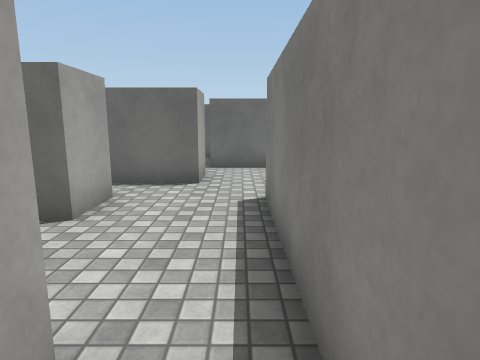
view 1 (above)

24 first-person views from a walk through a scene from a Unity 3-D project. The camera is 1.4 m above the floor, tilts 10° down and sees 75° across. The floor is counted in squares, 1 m on a side. Each view is taken from the middle of a square. On the plan, view 1 faces up. The plan holds only what a view shows up to about 14 squares ahead; the rest is blank. Some animated figures are left out. Some surface patterns are stand-ins.

view 2
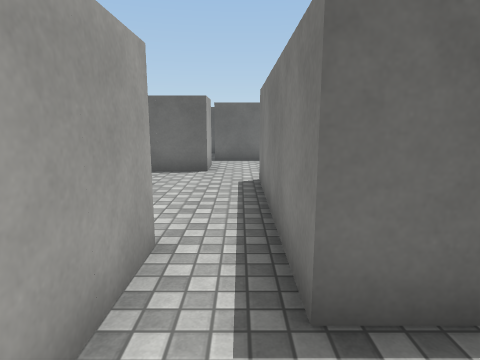

view 3
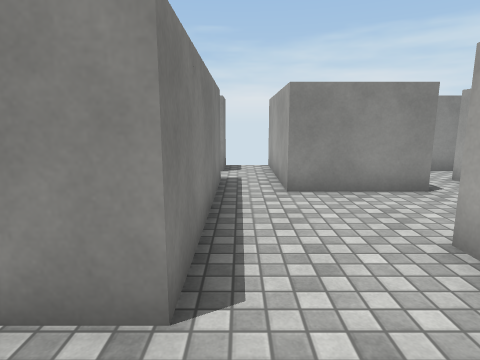

view 4
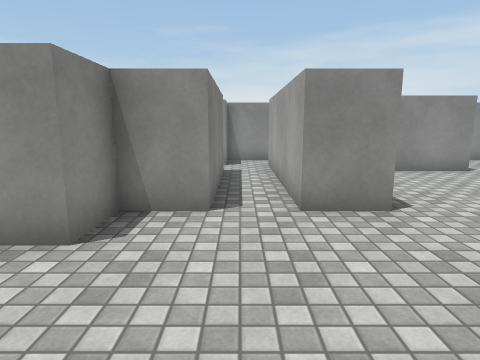

view 5
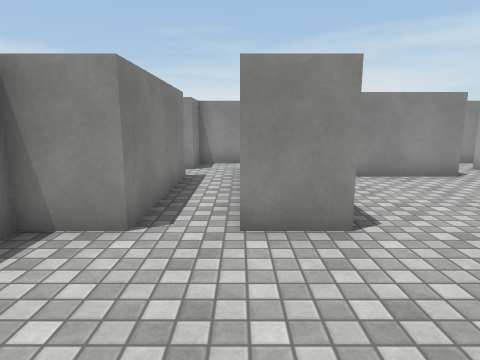

view 6
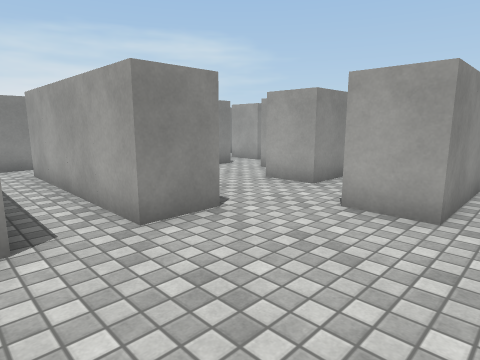

view 7
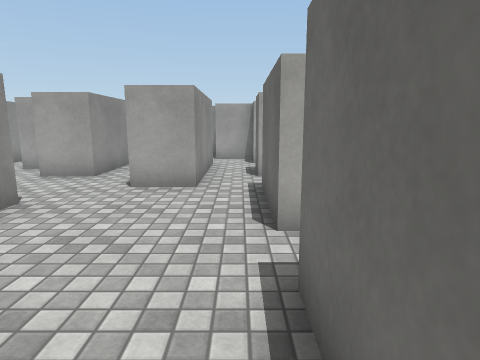

view 8
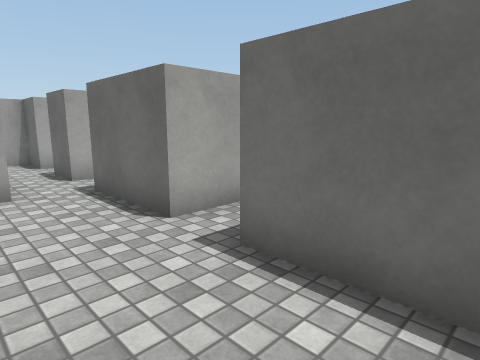

view 9
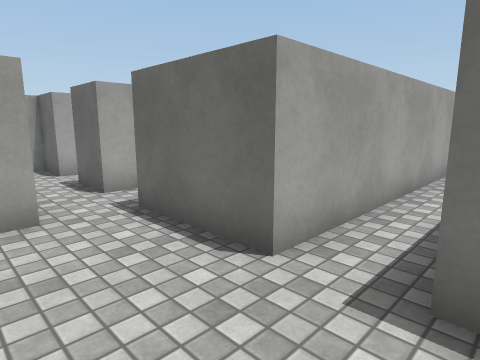

view 10
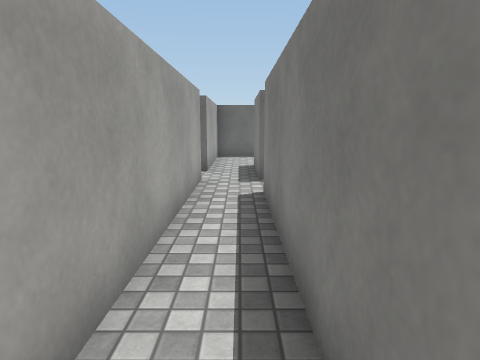

view 11
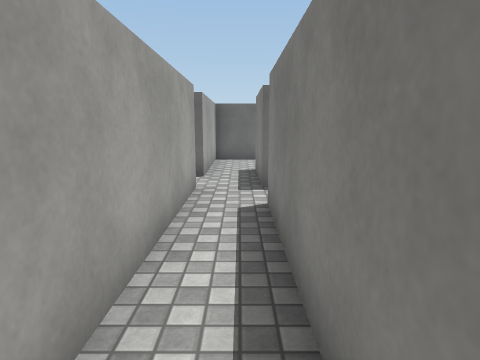

view 12
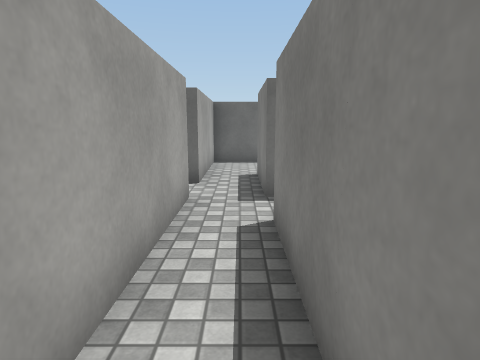

view 13
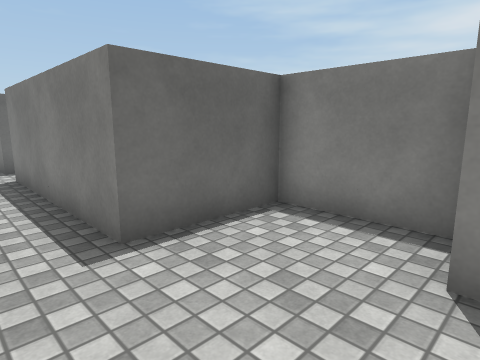

view 14
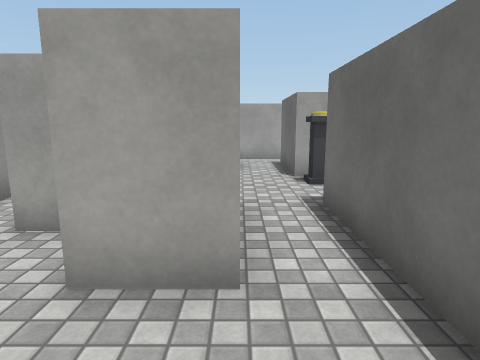

view 15
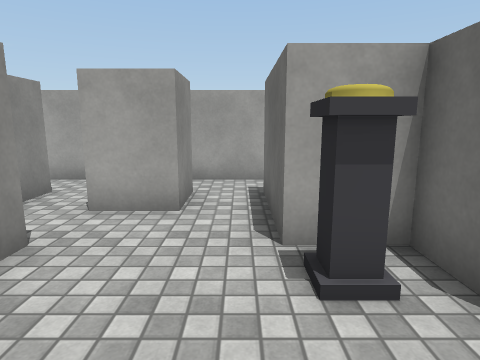

view 16
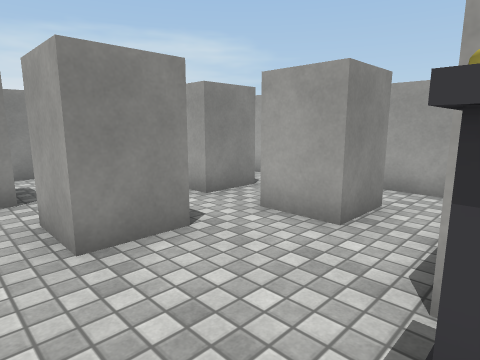

view 17
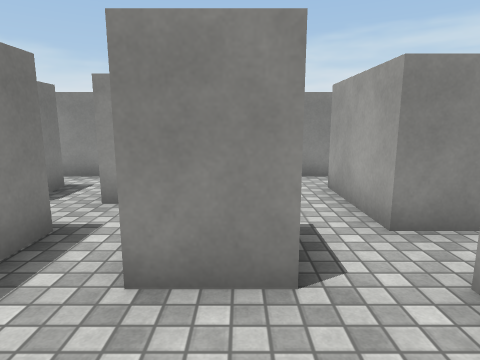

view 18
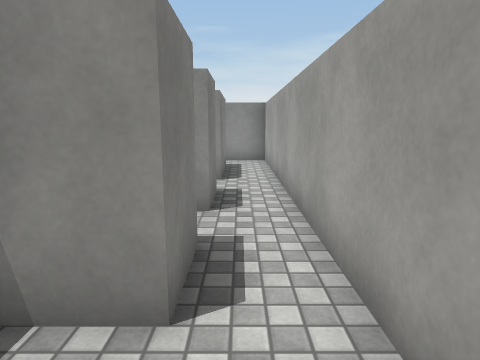

view 19
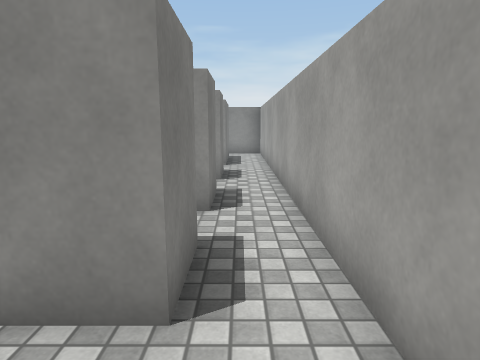

view 20
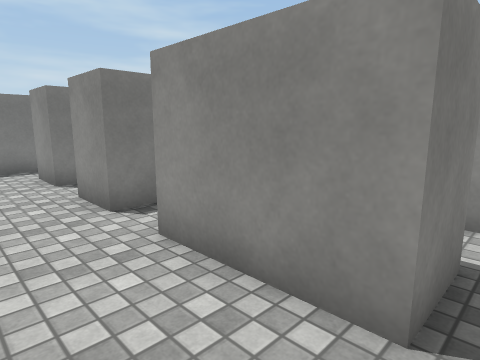

view 21
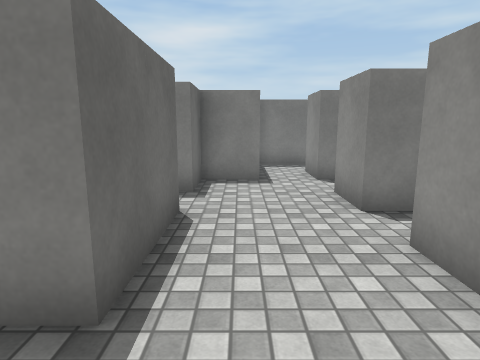

view 22
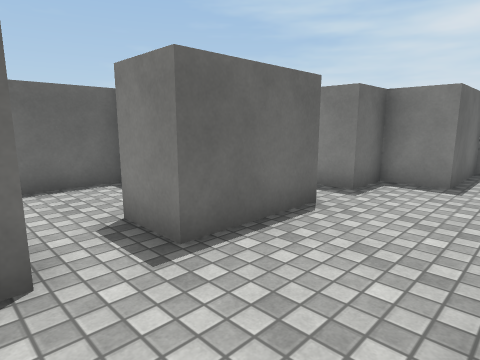

view 23
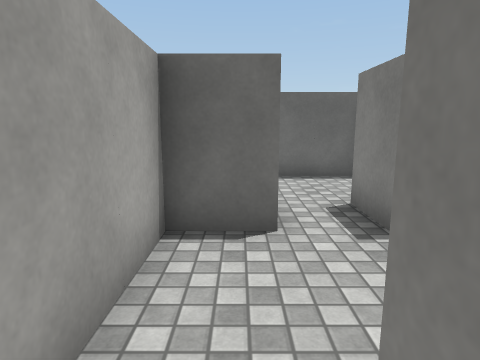

view 24
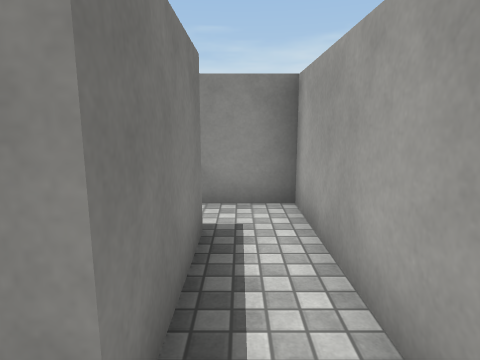

### Floor plan
Points are (right, up) in squares from view 1. A wall is a line through its corners. A room is listed if a view was taken in it or the views show most of it. See-through windows are left out.
Room 1 (views 1, 14)
walls: (-2.5, 6) (-2.5, 4.5) (-3, 4.5); (-4, 3.6) (-4, 3); (-1, 7.5) (-2.5, 7.5); (-4.1, 1.5) (-1, 1.5) (-1, -0.5); (0.5, 0) (0.5, 6) (2, 6)
ways out: opening at (0, 0.5) to room 2; opening at (0.5, 7) to room 3; opening at (-3, 7) to room 4; opening at (-4, 2) to room 10
Room 2 (view 2)
walls: (0.4, -1.5) (2.5, -1.5); (1.8, 0) (0.5, 0); (0.5, -2.8) (0.5, -1.9); (-1, -0.5) (-1, -3)
ways out: opening at (0, 0.5) to room 1; opening at (1.5, -1) to room 15
Room 3 (views 3, 4, 5, 6, 7, 8, 9, 10, 11, 12, 13)
walls: (2, 6) (2, 0); (6.5, 7.6) (6.5, 10.5) (3.5, 10.5) (3.5, 16.5); (-1, 9) (-1, 7.5); (3.5, 1.5) (3.5, 6) (5, 6) (5, 7.5) (5.8, 7.5); (3.5, 0) (3.9, 0); (2, 18) (2, 10.5) (-1, 10.5)
ways out: opening at (0.5, 7) to room 1; opening at (-1, 10) to room 11; opening at (3, 18) to room 13; opening at (3, 0) to room 15; opening at (4.5, 1); opening at (4.5, 17)
Room 4 (views 15, 16, 17)
walls: (-5.2, 6) (-2.5, 6); (-8.6, 4.5) (-7, 4.5) (-7, 3); (-10, 6) (-10, 4.5); (-7.5, 9) (-8.5, 9) (-8.5, 7.5) (-9.5, 7.5); (-5.5, 3) (-5.5, 3.9); (-2.5, 7.5) (-5.5, 7.5)
ways out: opening at (-3, 7) to room 1; opening at (-10.5, 7) to room 5; opening at (-10.5, 4) to room 7; opening at (-6, 9) to room 8; opening at (-6, 3.5) to room 10; opening at (-9, 3) to room 12
objects: other object (-8, 8)
Room 5 (views 18, 22, 23)
walls: (-11.5, 10.4) (-11.5, 12); (-9.5, 7.5) (-11.5, 7.5) (-11.5, 9) (-10.2, 9); (-11.5, 6) (-10, 6); (-13, 12.5) (-13, 6.5)
ways out: opening at (-10.5, 7) to room 4; opening at (-12, 12) to room 6; opening at (-12, 5.5) to room 7
Room 6 (views 19, 20, 21)
walls: (-11.4, 15) (-13, 15) (-13, 12.5); (-11.5, 12) (-8.5, 12); (-8.6, 15) (-10, 15) (-10, 16.5)
ways out: opening at (-12, 12) to room 5; opening at (-11, 15.5); opening at (-9.5, 13.5)
Room 7 (view 24)
walls: (-11.5, 0) (-11.5, 3) (-10, 3); (-11.5, 4.5) (-11.5, 6); (-13, 6.5) (-13, -1.5) (-9.6, -1.5)
ways out: opening at (-10.5, 4) to room 4; opening at (-12, 5.5) to room 5; opening at (-10.5, -1)
Room 8 (no view inside)
walls: (-5.5, 11) (-5.5, 10.5) (-7, 10.5) (-7, 9); (-4, 11.5) (-4, 12); (-5.5, 9) (-2.5, 9); (-2.5, 10.5) (-4, 10.5)
ways out: opening at (-6, 9) to room 4; opening at (-5, 11.5) to room 9; opening at (-3.5, 10) to room 11
Room 9 (no view inside)
walls: (-4, 12) (-2.5, 12); (-7, 12) (-5.5, 12); (-2.5, 13.5) (-4, 13.5) (-4, 15) (-5.5, 15)
ways out: opening at (-5, 11.5) to room 8; opening at (-3.5, 13) to room 14; opening at (-7, 13.5); opening at (-6, 15.5)
Room 10 (no view inside)
walls: (-4, 0) (-4, 0.6); (-7.1, 1.5) (-5.5, 1.5) (-5.5, 0)
ways out: opening at (-4, 2) to room 1; opening at (-6, 3.5) to room 4; opening at (-7, 2) to room 12; opening at (-5, 0.5)
Room 11 (no view inside)
walls: (-2.5, 11.4) (-2.5, 10.5); (-1, 11.6) (-1, 12.6); (-2.5, 9) (-1, 9)
ways out: opening at (-1, 10) to room 3; opening at (-3.5, 10) to room 8; opening at (-2, 11.5) to room 14
Room 12 (no view inside)
walls: (-10, 3) (-10, 1.5)
ways out: opening at (-9, 3) to room 4; opening at (-7, 2) to room 10; opening at (-8.5, 0.5)
Room 13 (no view inside)
walls: (2, 21.5) (2, 19.5); (3.5, 18) (3.5, 20.9)
ways out: opening at (3, 18) to room 3; opening at (1.5, 19); opening at (3, 20.5)
Room 14 (no view inside)
walls: (-1, 12.6) (-1, 13.5) (-2.5, 13.5)
ways out: opening at (-3.5, 13) to room 9; opening at (-2, 11.5) to room 11
Room 15 (no view inside)
walls: (2.5, -1.5) (3.5, -1.5) (3.5, 0)
ways out: opening at (1.5, -1) to room 2; opening at (3, 0) to room 3

Positions as (right, up) in squares from view 1, and headings:
1: (0, 0), facing up
2: (0, -2), facing up
3: (0, 8), facing down
4: (3, 11), facing down
5: (2, 10), facing down
6: (4, 10), facing down-left
7: (6, 10), facing left
8: (6, 8), facing up-left
9: (4, 8), facing up-left
10: (3, 10), facing up
11: (3, 11), facing up
12: (3, 12), facing up
13: (2, 7), facing up-right
14: (0, 6), facing left
15: (-5, 7), facing left
16: (-6, 8), facing down-left
17: (-8, 7), facing down
18: (-12, 11), facing down
19: (-12, 14), facing down
20: (-12, 14), facing down-right
21: (-12, 14), facing right
22: (-12, 12), facing up-right
23: (-12, 11), facing up
24: (-12, 4), facing down
